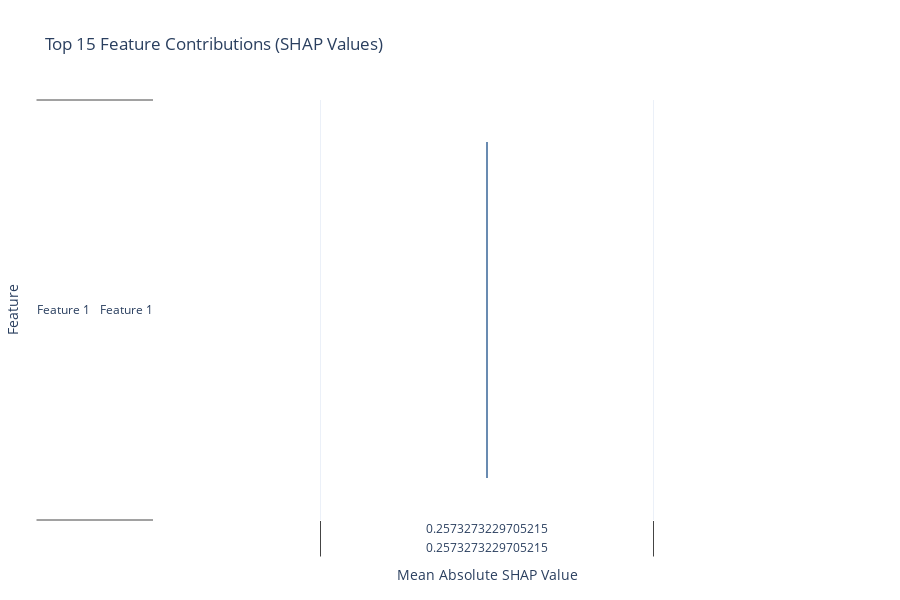

Notebook cell for this chart:
### Markdown cell above
## Using Plotly

### Code cell
import shap
import numpy as np
import pandas as pd
import plotly.graph_objects as go
from tensorflow.keras.models import Sequential
from tensorflow.keras.layers import Dense
from tensorflow.keras.optimizers import Adam
from sklearn.preprocessing import StandardScaler

# 1. Scale your data (if not already done)
scaler = StandardScaler()
X_scaled = scaler.fit_transform(X_fcm)

# 2. Train a simple Keras model
model = Sequential([
    Dense(64, activation='relu', input_shape=(X_scaled.shape[1],)),
    Dense(32, activation='relu'),
    Dense(1, activation='sigmoid')
])
model.compile(optimizer=Adam(), loss='binary_crossentropy', metrics=['accuracy'])
model.fit(X_scaled, labels, epochs=10, batch_size=32, verbose=0)

# 3. Sample a subset for SHAP (to reduce compute time)
X_sample = X_scaled[:50]

# 4. Use SHAP KernelExplainer
explainer = shap.KernelExplainer(model.predict, X_sample)
shap_values = explainer.shap_values(X_sample)

# 5. Get mean absolute SHAP values per feature
mean_shap = np.abs(shap_values).mean(axis=0)
feature_names = [f'Feature {i+1}' for i in range(X_scaled.shape[1])]
sorted_idx = np.argsort(mean_shap)[::-1][:15]  # Top 15 features

# 6. Create Plotly bar chart
fig = go.Figure(go.Bar(
    x=mean_shap[sorted_idx][::-1],
    y=np.array(feature_names)[sorted_idx][::-1],
    orientation='h',
    marker=dict(color='rgba(56, 102, 152, 0.8)', line=dict(color='rgba(56, 102, 152, 1.0)', width=1.5))
))

fig.update_layout(
    title="Top 15 Feature Contributions (SHAP Values)",
    xaxis_title="Mean Absolute SHAP Value",
    yaxis_title="Feature",
    template="plotly_white",
    height=600
)

fig.show()

### Figure 1 — Plotly figure (JSON) as saved in the notebook; plotly's stock layout.template omitted (floating-point values rounded to 4 significant figures)
{"data": [{"marker": {"color": "rgba(56, 102, 152, 0.8)", "line": {"color": "rgba(56, 102, 152, 1.0)", "width": 1.5}}, "orientation": "h", "type": "bar", "x": [[[0.2573]], [[0.2573]], [[0.2573]], [[0.2573]], [[0.2573]], [[0.2573]], [[0.2573]], [[0.2573]], [[0.2573]], [[0.2573]], [[0.2573]], [[0.2573]], [[0.2573]], [[0.2573]], [[0.2573]]], "y": [["Feature 1"], ["Feature 1"], ["Feature 1"], ["Feature 1"], ["Feature 1"], ["Feature 1"], ["Feature 1"], ["Feature 1"], ["Feature 1"], ["Feature 1"], ["Feature 1"], ["Feature 1"], ["Feature 1"], ["Feature 1"], ["Feature 1"]]}], "layout": {"height": 600, "title": {"text": "Top 15 Feature Contributions (SHAP Values)"}, "xaxis": {"title": {"text": "Mean Absolute SHAP Value"}}, "yaxis": {"title": {"text": "Feature"}}}}
